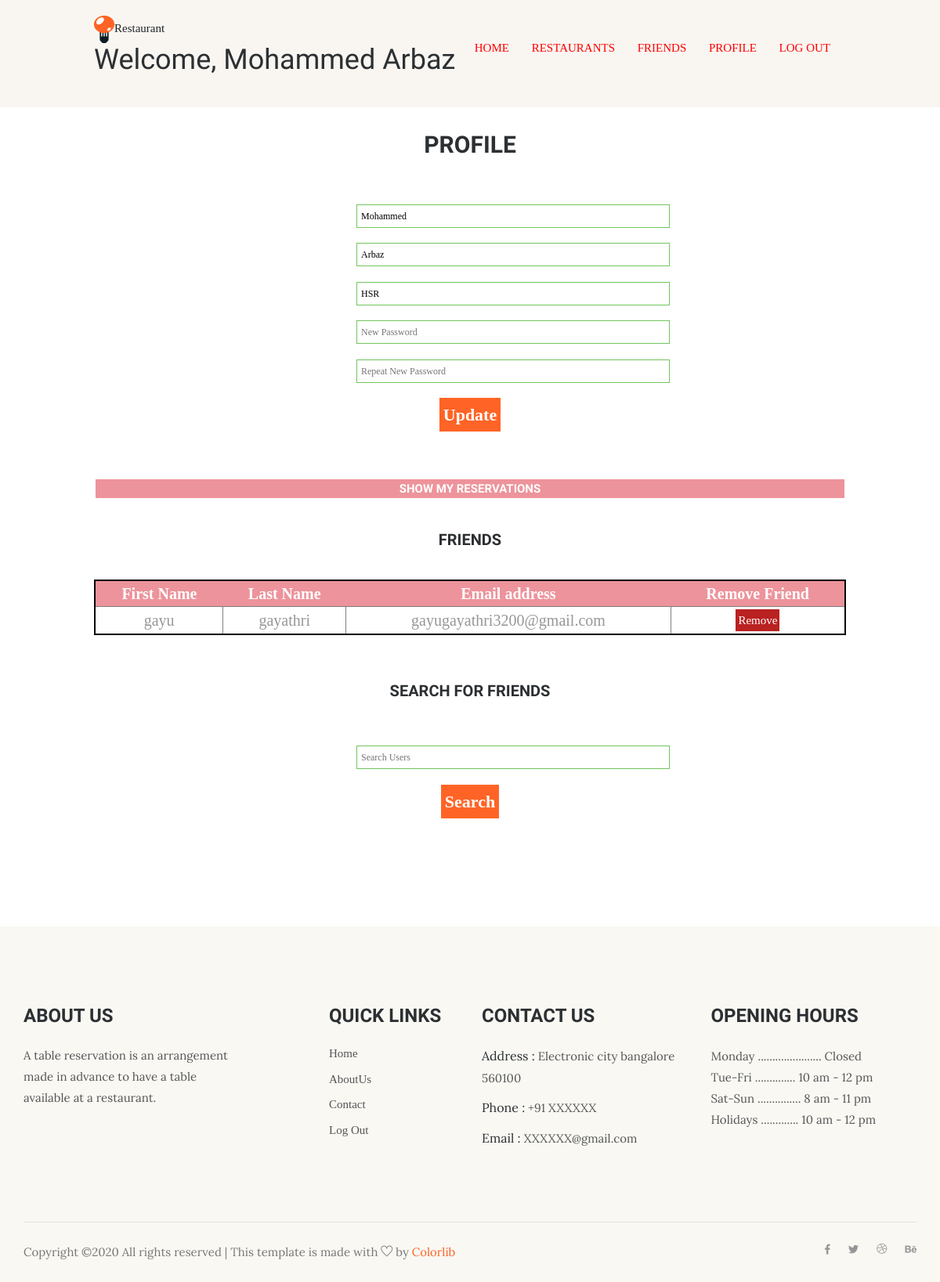
The page /restaurant/profile/30/ (signed in) on the database its author committed.
### restaurant/models.py (models this page shows, shortened)
class Guest(models.Model):
    user = models.OneToOneField(User, on_delete=models.CASCADE)
    address = models.CharField(max_length=200, null=True, blank=True)

### restaurant/views.py (the view)
# urls.py: url(r'^profile/(?P<guest_id>[0-9]+)/$', views.profile, name='profile'),
@login_required(login_url='/')
def profile(request, guest_id):
    this_guest = get_object_or_404(Guest, pk=guest_id)
    friends_list = get_friends_list(this_guest)
    return render(request, 'restaurant/profile.html', context={
        'guest': this_guest,
        'friends': friends_list
    })

### restaurant/views.py (called while the page is built)
def get_friends_list(this_guest):
    friendship_user = Friendship.objects.filter(user=this_guest)
    friendship_friend = Friendship.objects.filter(friend=this_guest)
    friends_list = []
    for f in friendship_user:
        friend = f.friend
        if friend not in friends_list:
            friends_list.append(friend)
    for f in friendship_friend:
        friend = f.user
        if friend not in friends_list:
            friends_list.append(friend)
    return friends_list

### restaurant/templates/restaurant/profile.html (shortened to what this page needs)
<!DOCTYPE html>
<html>
<head>
    {% load static %}
<link rel="stylesheet" href="{% static 'restaurant/layout1.css' %}" type="text/css">
	{% include 'restaurant/snippets/header.html' %}
</head>
<body>
<div class="wrapper row1">
  <header id="header" class="clear">
    <div id="hgroup">
      <a class="wrapper row1"><img src="{% static 'restaurant/img/favicon.png' %}" alt="logo">Restaurant</a>
	  <h1>Welcome, {{ user.get_full_name }}</h1>
    </div>
    <nav>
      <ul>
          <li><a href="{% url 'restaurant:guest' guest.id %}">Home</a></li>
          <li><a href="{% url 'restaurant:restaurantlist' guest.id %}">Restaurants</a></li>
          <li><a href="{% url 'restaurant:friends' guest.id %}">Friends</a></li>
          <li><a href="{% url 'restaurant:profile' guest.id %}">Profile</a></li>
          <li class="last"><a href="{% url 'restaurant:logout' %}">Log Out</a></li>
      </ul>
    </nav>
  </header>
</div>
<div class="wrapper row2">
  <div id="container" class="clear">
    <section id="slider" class="clear">
        <h1>Profile</h1>
        <br />
        <br />
        <form action="{% url 'restaurant:update' guest.id %}" method="post" class="menu_item">
              <br />
              {% if user.first_name %}
                  <input id = "name" name = "first_name" type="text" value="{{ user.first_name }}">
                  {% else %}
                  <input id= "name" name="first_name" type="text" placeholder="First Name">
              {% endif %}
              <br />
              {% if user.last_name %}
                  <input id = "name" name = "last_name" type="text" value="{{ user.last_name }}">
                  {% else %}
                  <input id= "name" name="last_name" type="text" placeholder="Last Name">
              {% endif %}
              <br />
              {% if guest.address %}
                  <input id = "name" name = "address" type="text" value="{{ guest.address }}">
                  {% else %}
                  <input id= "name" name="address" type="text" placeholder="Address">
              {% endif %}
              <br />
              <input id= "name" name = "password1" type="password" placeholder="New Password"  pattern=".{8,30}"  title="8 characters minimum, 30 maximum">
              <br />
              <input id= "name" name = "password2" type="password" placeholder="Repeat New Password"  pattern=".{8,30}"  title="8 characters minimum, 30 maximum">
              <br />
              <input type="submit" id = "sf_submit" value="Update">
              <br />
        </form>
        <br />
        <br />
        <h1><a id="edit" href="{% url 'restaurant:myreservations' guest.id %}">Show my Reservations</a></h1>
        <br />
        <br />
        <h2>Friends</h2>
        <br />
        <br />
        <table id="visits" class="sortable">
            <thead>
                <th>First Name</th>
                <th>Last Name</th>
                <th>Email address</th>
                <th>Remove Friend</th>
            </thead>
            {% for friend in friends %}
                <tr>
                    <td>{{ friend.user.first_name }}</td>
                    <td>{{ friend.user.last_name }}</td>
                    <td>{{ friend.user.email }}</td>
                    <td><a href="{% url 'restaurant:disconnect' guest.id friend.id %}"><button id="delete">Remove</button></a></td>
                </tr>
            {% endfor %}
        </table>
        <br />
        <br />
        <br />
        <h2>Search for friends</h2>
        <br />
        <br />
        <form action="{% url 'restaurant:searching' guest.id %}" method="post" class="menu_item">
              <br />
              <input id = "name" name = "name" type="text" required placeholder="Search Users">
              <br />
              <input type="submit" id = "sf_submit" value="Search">
              <br />
        </form>
        <br />
        <br />
    </section>
  </div>
</div>
     {% include 'restaurant/snippets/footer.html' %}
</body>
</html>

### restaurant/static/restaurant/layout1.css (style rules this page uses)
html { overflow-y:scroll; }
body { margin:0; padding:0; font-size:13px; font-family:Georgia, "Times New Roman", Times, serif; color:#919191; background-color:white; }
.clear:after { content:"."; display:block; height:0; clear:both; visibility:hidden; line-height:0; }
.clear { display:block; clear:both; }
a { outline:none; text-decoration:none; }
img { margin:0; padding:0; border:none; line-height:normal; vertical-align:middle; }
address, article, aside, figcaption, figure, footer, header, nav, section { display:block; margin:0; padding:0; }
div.wrapper { display:block; width:100%; margin:0; padding:0; text-align:left; }
.row1, .row1 a { color:#212529;font-size:15px; background-color:#F9F6F1; }
.row2 { color:#979797; }
.row2 a { color:#FF9900; }
#header, #container, #footer { display:block; width:960px; margin:0 auto; }
nav ul { margin:0; padding:0; list-style:none; }
h1, h2, h4, h5, h6 { margin:0; padding:0; font-size:16px; font-weight:bold; font-style:normal; line-height:normal; text-transform:uppercase; }
form, fieldset, legend { margin:0; padding:0; border:none; }
input, textarea, select { font-size:12px; font-family:Georgia,"Times New Roman",Times,serif; }
#header { padding:20px 0; }
#header #hgroup { float:left; margin:0 0 20px 0; }
#header #hgroup h1, #header #hgroup h2 { font-weight:normal; text-transform:none; }
#header #hgroup h1 { font-size:36px; }
#header nav { display:block; float:right; margin:10px 0 0 0; padding:20px 0; color:#FFFFFF; background-color:#f9f6f1; }
#header nav ul { padding:0 20px; }
#header nav li { display:inline; margin-right:25px; text-transform:uppercase; }
#header nav li.last { margin-right:0; }
#header nav li a { color:red; ; }
#container { padding:30px 0; }
#container section { display:block; width:100%; margin:0 0 50px 0; padding:0; }
#container #slider form { display: block; width: 290px; float: none; margin: auto; padding: 0; }
#container #slider form input { display: block; float: both; width: 400px; margin: auto; padding: 5px;border:1px solid #71c55d }
#container #slider form #sf_submit { display: block; float: both; margin:auto; width: auto; font-size: 22px; font-weight: bold; color:#FFFFFF; background-color:#ff6426; border: none; cursor: pointer; }
#container h1 { display: block; float: none; margin: auto; font-size: 30px; font-weight: bold; text-align: center; }
#container h2 { display: block; float: none; margin: auto; font-size: 20px; font-weight: bold; text-align: center; }
#container #delete { display: block; float: none; margin: auto; font-size: 15px; color: #FFFFFF; background-color: #BA2121; border: 2px solid; cursor: pointer; padding: 3px; }
#container #edit { display: block; float: none; margin: auto; font-size: 15px; color: #FFFFFF; background-color:#ed939b; border: 2px solid; cursor: pointer; padding: 3px; }
table#visits { margin-left: auto; margin-right: auto; width: 100%; border: 2px solid black; border-radius: 5px; text-align: center; font-size: 20px; }
table#visits th { color: #FFFFFF; background-color:#ed939b; }
table#visits td { border-left: 1px solid grey; border-right: 1px solid grey; border-top: 1px solid grey; }

### rows shown on the page
Guest: address "HSR"
Guest: user.first_name "gayu", user.last_name "gayathri", user.email "gayugayathri3200@gmail.com"

### other values the page prints
{{ user.get_full_name }} "Mohammed Arbaz"
